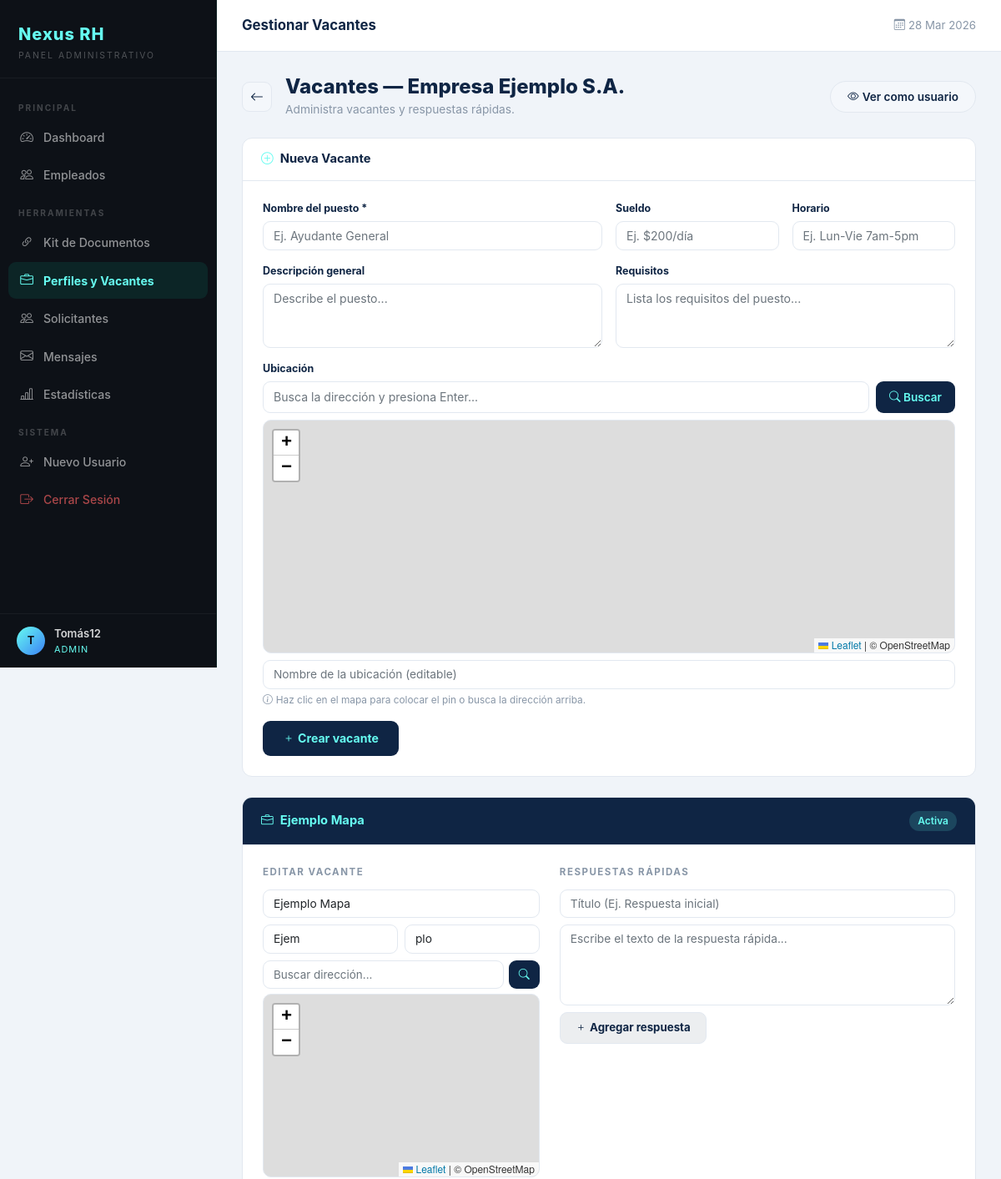
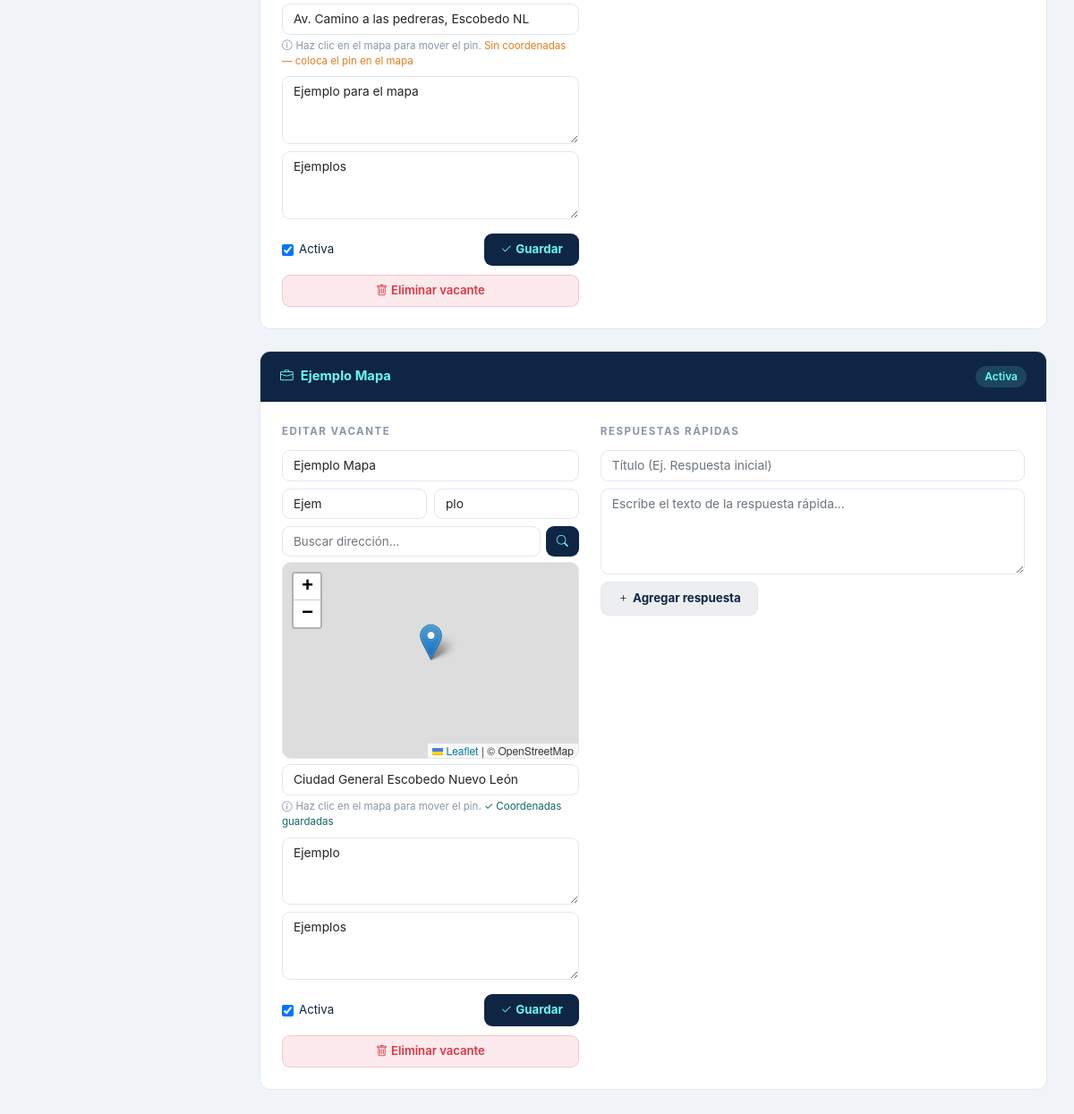
/panel/index.php?page=gestionar_vacantes&empresa=3 (signed in), run on the app's committed database (2 pictures, top to bottom).
### tables this page shows
CREATE TABLE `empresas` (
  `id` int(11) NOT NULL,
  `nombre` varchar(150) NOT NULL,
  `descripcion` text DEFAULT NULL,
  `instrucciones` text DEFAULT NULL,
  `formulario_url` varchar(500) DEFAULT NULL,
  `perfiles_url` varchar(500) DEFAULT NULL,
  `activo` tinyint(1) DEFAULT 1,
  `created_at` timestamp NOT NULL DEFAULT current_timestamp()
);

CREATE TABLE `vacantes` (
  `id` int(11) NOT NULL,
  `empresa_id` int(11) NOT NULL,
  `nombre` varchar(150) NOT NULL,
  `descripcion` text DEFAULT NULL,
  `requisitos` text DEFAULT NULL,
  `sueldo` varchar(150) DEFAULT NULL,
  `horario` varchar(150) DEFAULT NULL,
  `ubicacion` varchar(200) DEFAULT NULL,
  `lat` decimal(10,7) DEFAULT NULL,
  `lng` decimal(10,7) DEFAULT NULL,
  `activo` tinyint(1) DEFAULT 1,
  `created_at` timestamp NOT NULL DEFAULT current_timestamp()
);

### pages/gestionar_vacantes.php (the view, shortened to what this page needs)
<?php
require_once("../sistema/conexion.php");
$empresa_id = isset($_GET['empresa']) ? (int)$_GET['empresa'] : 0;
$empresas = $conexion->query("SELECT * FROM empresas WHERE activo = 1 ORDER BY nombre ASC");
$emp = $empresa_id > 0 ? $conexion->query("SELECT * FROM empresas WHERE id = $empresa_id")->fetch_assoc() : null;
?>
<div class="d-flex align-items-center gap-3 mb-4">
    <?php if ($emp): ?>
    <a href="index.php?page=gestionar_vacantes"
       style="display:inline-flex;align-items:center;justify-content:center;width:36px;height:36px;background:#f4f7fb;border-radius:9px;border:1.5px solid #e2e8f0;text-decoration:none;color:#0f2544;flex-shrink:0;">
        <i class="bi bi-arrow-left"></i>
    </a>
    <?php endif; ?>
    <div style="flex:1;">
        <h4 style="font-weight:800;color:#0f2544;margin:0;">
            <?= $emp ? 'Vacantes — ' . htmlspecialchars($emp['nombre']) : 'Gestionar Vacantes' ?>
        </h4>
        <p style="color:#8896a7;margin:2px 0 0;font-size:.86rem;">
            <?= $emp ? 'Administra vacantes y respuestas rápidas.' : 'Selecciona una empresa para gestionar sus vacantes.' ?>
        </p>
    </div>
    <?php if ($emp): ?>
    <a href="index.php?page=perfiles&empresa=<?= $empresa_id ?>"
       style="background:#f4f7fb;color:#0f2544;border-radius:50px;padding:8px 20px;font-weight:600;font-size:.85rem;text-decoration:none;border:1.5px solid #e2e8f0;flex-shrink:0;">
        <i class="bi bi-eye me-1"></i>Ver como usuario
    </a>
    <?php endif; ?>
</div>
<?php if (!$emp): ?>
<div class="row g-3">
    <?php while ($e = $empresas->fetch_assoc()): ?>
    <div class="col-md-6 col-lg-4">
        <a href="index.php?page=gestionar_vacantes&empresa=<?= $e['id'] ?>" style="text-decoration:none;">
            <div class="panel-card" style="transition:transform .2s,box-shadow .2s;cursor:pointer;"
                 onmouseover="this.style.transform='translateY(-3px)';this.style.boxShadow='0 8px 30px rgba(0,0,0,.1)'"
                 onmouseout="this.style.transform='';this.style.boxShadow=''">
                <div style="background:#0f2544;padding:16px 20px;">
                    <h6 style="color:#66FCF1;font-weight:700;margin:0;"><i class="bi bi-building me-2"></i><?= htmlspecialchars($e['nombre']) ?></h6>
                </div>
                <div style="padding:14px 20px;font-size:.85rem;color:#0f2544;font-weight:600;">
                    Gestionar vacantes <i class="bi bi-arrow-right ms-1"></i>
                </div>
            </div>
        </a>
    </div>
    <?php endwhile; ?>
</div>
<?php else: ?>
<div class="panel-card mb-4">
    <div class="panel-card-header">
        <h6><i class="bi bi-plus-circle me-2" style="color:#66FCF1;"></i>Nueva Vacante</h6>
    </div>
    <div style="padding:24px;">
        <form method="POST">
            <div class="row g-3">
                <div class="col-md-6">
                    <label style="font-size:.78rem;font-weight:700;color:#0f2544;display:block;margin-bottom:5px;">Nombre del puesto *</label>
                    <input type="text" name="nombre" class="form-control" placeholder="Ej. Ayudante General" required
                           style="border-radius:9px;font-size:.88rem;border:1.5px solid #e2e8f0;">
                </div>
                <div class="col-md-3">
                    <label style="font-size:.78rem;font-weight:700;color:#0f2544;display:block;margin-bottom:5px;">Sueldo</label>
                    <input type="text" name="sueldo" class="form-control" placeholder="Ej. $200/día"
                           style="border-radius:9px;font-size:.88rem;border:1.5px solid #e2e8f0;">
                </div>
                <div class="col-md-3">
                    <label style="font-size:.78rem;font-weight:700;color:#0f2544;display:block;margin-bottom:5px;">Horario</label>
                    <input type="text" name="horario" class="form-control" placeholder="Ej. Lun-Vie 7am-5pm"
                           style="border-radius:9px;font-size:.88rem;border:1.5px solid #e2e8f0;">
                </div>
                <div class="col-md-6">
                    <label style="font-size:.78rem;font-weight:700;color:#0f2544;display:block;margin-bottom:5px;">Descripción general</label>
                    <textarea name="descripcion" class="form-control" rows="3" placeholder="Describe el puesto..."
                              style="border-radius:9px;font-size:.88rem;border:1.5px solid #e2e8f0;resize:vertical;"></textarea>
                </div>
                <div class="col-md-6">
                    <label style="font-size:.78rem;font-weight:700;color:#0f2544;display:block;margin-bottom:5px;">Requisitos</label>
                    <textarea name="requisitos" class="form-control" rows="3" placeholder="Lista los requisitos del puesto..."
                              style="border-radius:9px;font-size:.88rem;border:1.5px solid #e2e8f0;resize:vertical;"></textarea>
                </div>
                <div class="col-12">
                    <label style="font-size:.78rem;font-weight:700;color:#0f2544;display:block;margin-bottom:5px;">Ubicación</label>
                    <div style="display:flex;gap:8px;margin-bottom:8px;">
                        <input type="text" id="buscar-crear" class="form-control" placeholder="Busca la dirección y presiona Enter..."
                               style="border-radius:9px;font-size:.88rem;border:1.5px solid #e2e8f0;">
                        <button type="button" onclick="buscarDireccion('crear')"
                                style="background:#0f2544;color:#66FCF1;border:none;border-radius:9px;padding:9px 16px;font-weight:600;font-size:.85rem;cursor:pointer;white-space:nowrap;">
                            <i class="bi bi-search"></i> Buscar
                        </button>
                    </div>
                    <div id="mapa-crear" style="height:280px;border-radius:10px;border:1.5px solid #e2e8f0;margin-bottom:8px;"></div>
                    <div style="display:flex;gap:8px;">
                        <input type="text" name="ubicacion" id="ubicacion-crear" class="form-control" placeholder="Nombre de la ubicación (editable)"
                               style="border-radius:9px;font-size:.86rem;border:1.5px solid #e2e8f0;">
                    </div>
                    <p style="font-size:.74rem;color:#8896a7;margin:5px 0 0;">
                        <i class="bi bi-info-circle me-1"></i>Haz clic en el mapa para colocar el pin o busca la dirección arriba.
                    </p>
                </div>
            </div>
            <div style="margin-top:16px;">
                <button type="submit"
                        style="background:#0f2544;color:#66FCF1;border:none;border-radius:9px;padding:10px 24px;font-weight:700;font-size:.88rem;cursor:pointer;">
                    <i class="bi bi-plus me-1"></i>Crear vacante
                </button>
            </div>
        </form>
    </div>
</div>
<?php
$vacantes = $conexion->query("SELECT * FROM vacantes WHERE empresa_id = $empresa_id ORDER BY id ASC");
if ($vacantes && $vacantes->num_rows > 0):
    while ($v = $vacantes->fetch_assoc()):
        $vid        = (int)$v['id'];
?>
<div class="panel-card mb-4">
    <div class="panel-card-header" style="background:#0f2544;">
        <h6 style="color:#66FCF1;margin:0;font-weight:700;">
            <i class="bi bi-briefcase me-2"></i><?= htmlspecialchars($v['nombre']) ?>
        </h6>
        <span style="font-size:.75rem;padding:3px 10px;border-radius:50px;font-weight:600;
              background:<?= $v['activo'] ? 'rgba(102,252,241,.15)' : 'rgba(255,100,100,.15)' ?>;
              color:<?= $v['activo'] ? '#66FCF1' : '#ff8080' ?>;">
            <?= $v['activo'] ? 'Activa' : 'Inactiva' ?>
        </span>
    </div>
    <div style="padding:24px;">
        <div class="row g-4">
            <div class="col-lg-5">
                <p style="font-size:.72rem;font-weight:700;letter-spacing:1.5px;text-transform:uppercase;color:#8896a7;margin-bottom:12px;">Editar vacante</p>
                <form method="POST">
                    <div class="mb-2">
                        <input type="text" name="nombre" class="form-control" value="<?= htmlspecialchars($v['nombre']) ?>" required
                               style="border-radius:9px;font-size:.86rem;border:1.5px solid #e2e8f0;">
                    </div>
                    <div class="row g-2 mb-2">
                        <div class="col-6">
                            <input type="text" name="sueldo" class="form-control" value="<?= htmlspecialchars($v['sueldo']) ?>" placeholder="Sueldo"
                                   style="border-radius:9px;font-size:.86rem;border:1.5px solid #e2e8f0;">
                        </div>
                        <div class="col-6">
                            <input type="text" name="horario" class="form-control" value="<?= htmlspecialchars($v['horario']) ?>" placeholder="Horario"
                                   style="border-radius:9px;font-size:.86rem;border:1.5px solid #e2e8f0;">
                        </div>
                    </div>
                    <div class="mb-2">
                        <div style="display:flex;gap:6px;margin-bottom:6px;">
                            <input type="text" id="buscar-<?= $vid ?>" class="form-control" placeholder="Buscar dirección..."
                                   style="border-radius:9px;font-size:.84rem;border:1.5px solid #e2e8f0;">
                            <button type="button" onclick="buscarDireccion('<?= $vid ?>')"
                                    style="background:#0f2544;color:#66FCF1;border:none;border-radius:9px;padding:7px 12px;font-size:.82rem;cursor:pointer;white-space:nowrap;">
                                <i class="bi bi-search"></i>
                            </button>
                        </div>
                        <div id="mapa-<?= $vid ?>" style="height:220px;border-radius:10px;border:1.5px solid #e2e8f0;margin-bottom:6px;"></div>
                        <input type="text" name="ubicacion" id="ubicacion-<?= $vid ?>" class="form-control"
                               value="<?= htmlspecialchars($v['ubicacion']) ?>" placeholder="Ubicación"
                               style="border-radius:9px;font-size:.86rem;border:1.5px solid #e2e8f0;">
                        <p style="font-size:.72rem;color:#8896a7;margin:4px 0 0;">
                            <i class="bi bi-info-circle me-1"></i>Haz clic en el mapa para mover el pin.
                            <?php if (!empty($v['lat'])): ?>
                            <span style="color:#0f6b62;">✓ Coordenadas guardadas</span>
                            <?php else: ?>
                            <span style="color:#e67e22;">Sin coordenadas — coloca el pin en el mapa</span>
                            <?php endif; ?>
                        </p>
                    </div>
                    <div class="mb-2">
                        <textarea name="descripcion" class="form-control" rows="3" placeholder="Descripción"
                                  style="border-radius:9px;font-size:.86rem;border:1.5px solid #e2e8f0;resize:vertical;"><?= htmlspecialchars($v['descripcion']) ?></textarea>
                    </div>
                    <div class="mb-3">
                        <textarea name="requisitos" class="form-control" rows="3" placeholder="Requisitos"
                                  style="border-radius:9px;font-size:.86rem;border:1.5px solid #e2e8f0;resize:vertical;"><?= htmlspecialchars($v['requisitos']) ?></textarea>
                    </div>
                    <div style="display:flex;align-items:center;justify-content:space-between;gap:10px;">
                        <label style="font-size:.83rem;color:#0f2544;display:flex;align-items:center;gap:6px;cursor:pointer;">
                            <input type="checkbox" name="activo" <?= $v['activo'] ? 'checked' : '' ?>> Activa
                        </label>
                        <button type="submit"
                                style="background:#0f2544;color:#66FCF1;border:none;border-radius:9px;padding:8px 18px;font-weight:700;font-size:.83rem;cursor:pointer;">
                            <i class="bi bi-check2 me-1"></i>Guardar
                        </button>
                    </div>
                </form>
                <form method="POST" style="margin-top:10px;" onsubmit="return confirm('¿Eliminar esta vacante?')">
                    <button type="submit"
                            style="background:rgba(220,53,69,.1);color:#dc3545;border:1px solid rgba(220,53,69,.2);border-radius:9px;padding:7px 16px;font-weight:600;font-size:.82rem;cursor:pointer;width:100%;">
                        <i class="bi bi-trash me-1"></i>Eliminar vacante
                    </button>
                </form>
            </div>
            <div class="col-lg-7">
                <p style="font-size:.72rem;font-weight:700;letter-spacing:1.5px;text-transform:uppercase;color:#8896a7;margin-bottom:12px;">Respuestas Rápidas</p>
                <form method="POST">
                    <div class="mb-2">
                        <input type="text" name="titulo" class="form-control" placeholder="Título (Ej. Respuesta inicial)"
                               style="border-radius:9px;font-size:.86rem;border:1.5px solid #e2e8f0;">
                    </div>
                    <div class="mb-2">
                        <textarea name="contenido" class="form-control" rows="4"
                                  placeholder="Escribe el texto de la respuesta rápida..."
                                  style="border-radius:9px;font-size:.86rem;border:1.5px solid #e2e8f0;resize:vertical;"></textarea>
                    </div>
                    <button type="submit"
                            style="background:rgba(15,37,68,.08);color:#0f2544;border:1.5px solid #e2e8f0;border-radius:9px;padding:8px 18px;font-weight:700;font-size:.83rem;cursor:pointer;">
                        <i class="bi bi-plus me-1"></i>Agregar respuesta
                    </button>
                </form>
            </div>
        </div>
    </div>
</div>
<?php endwhile;
endif; ?>
<?php endif; ?>
<link rel="stylesheet" href="https://unpkg.com/leaflet@1.9.4/dist/leaflet.css"/>

### data on the page
empresas: nombre "Empresa Ejemplo S.A."
vacantes: nombre "Ejemplo Mapa", shows "Activa", sueldo "Ejem", horario "plo", ubicacion "Av. Camino a las pedreras, Escobedo NL", shows "Sin coordenadas — coloca el pin en el mapa", descripcion "Ejemplo para el mapa", requisitos "Ejemplos", activo "☑"
vacantes: nombre "Ejemplo Mapa", shows "Activa", sueldo "Ejem", horario "plo", ubicacion "Ciudad General Escobedo Nuevo León", lat "✓ Coordenadas guardadas", descripcion "Ejemplo", requisitos "Ejemplos", activo "☑"

### other printed values
substr($_SESSION['nombre'] ?? 'U', 0, 1) "T"
$_SESSION['nombre'] "Tomás12"
$_SESSION['rol'] "ADMIN"
$pageTitle "Gestionar Vacantes"
